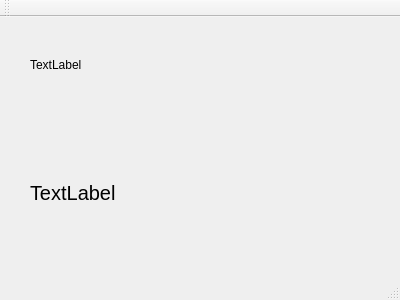
<?xml version="1.0" encoding="UTF-8"?>
<ui version="4.0">
 <class>TestWindow</class>
 <widget class="QMainWindow" name="TestWindow">
  <property name="geometry">
   <rect>
    <x>0</x>
    <y>0</y>
    <width>400</width>
    <height>300</height>
   </rect>
  </property>
  <property name="windowTitle">
   <string>TestWindow</string>
  </property>
  <widget class="QWidget" name="centralWidget">
   <widget class="QLabel" name="label">
    <property name="geometry">
     <rect>
      <x>30</x>
      <y>40</y>
      <width>151</width>
      <height>16</height>
     </rect>
    </property>
    <property name="text">
     <string>TextLabel</string>
    </property>
   </widget>
   <widget class="QLabel" name="label_2">
    <property name="geometry">
     <rect>
      <x>30</x>
      <y>140</y>
      <width>331</width>
      <height>71</height>
     </rect>
    </property>
    <property name="font">
     <font>
      <pointsize>15</pointsize>
     </font>
    </property>
    <property name="text">
     <string>TextLabel</string>
    </property>
   </widget>
  </widget>
  <widget class="QMenuBar" name="menuBar">
   <property name="geometry">
    <rect>
     <x>0</x>
     <y>0</y>
     <width>400</width>
     <height>22</height>
    </rect>
   </property>
  </widget>
  <widget class="QToolBar" name="mainToolBar">
   <attribute name="toolBarArea">
    <enum>TopToolBarArea</enum>
   </attribute>
   <attribute name="toolBarBreak">
    <bool>false</bool>
   </attribute>
  </widget>
  <widget class="QStatusBar" name="statusBar"/>
 </widget>
 <layoutdefault spacing="6" margin="11"/>
 <resources/>
 <connections/>
</ui>
